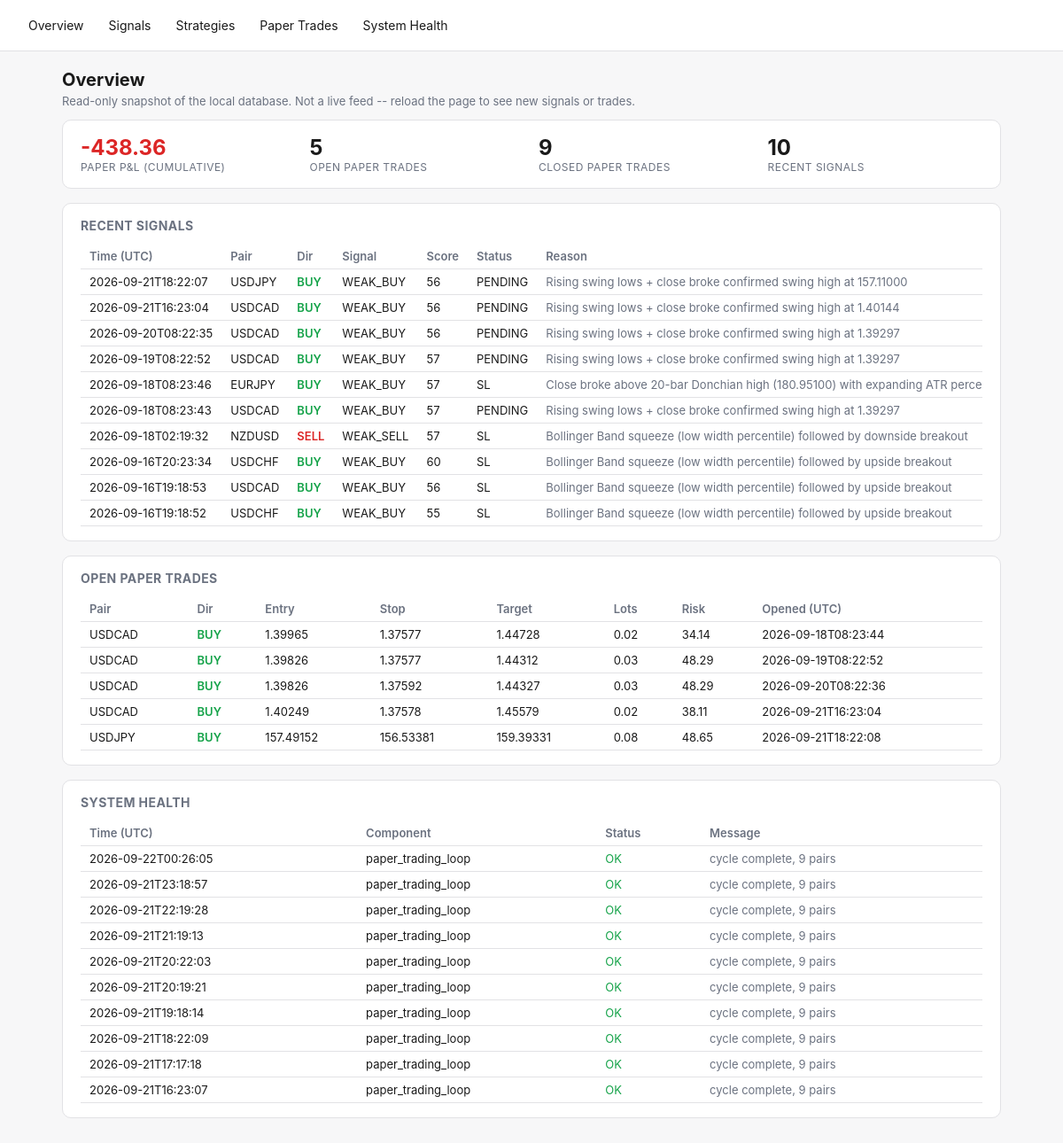
Before: / with the older database file.
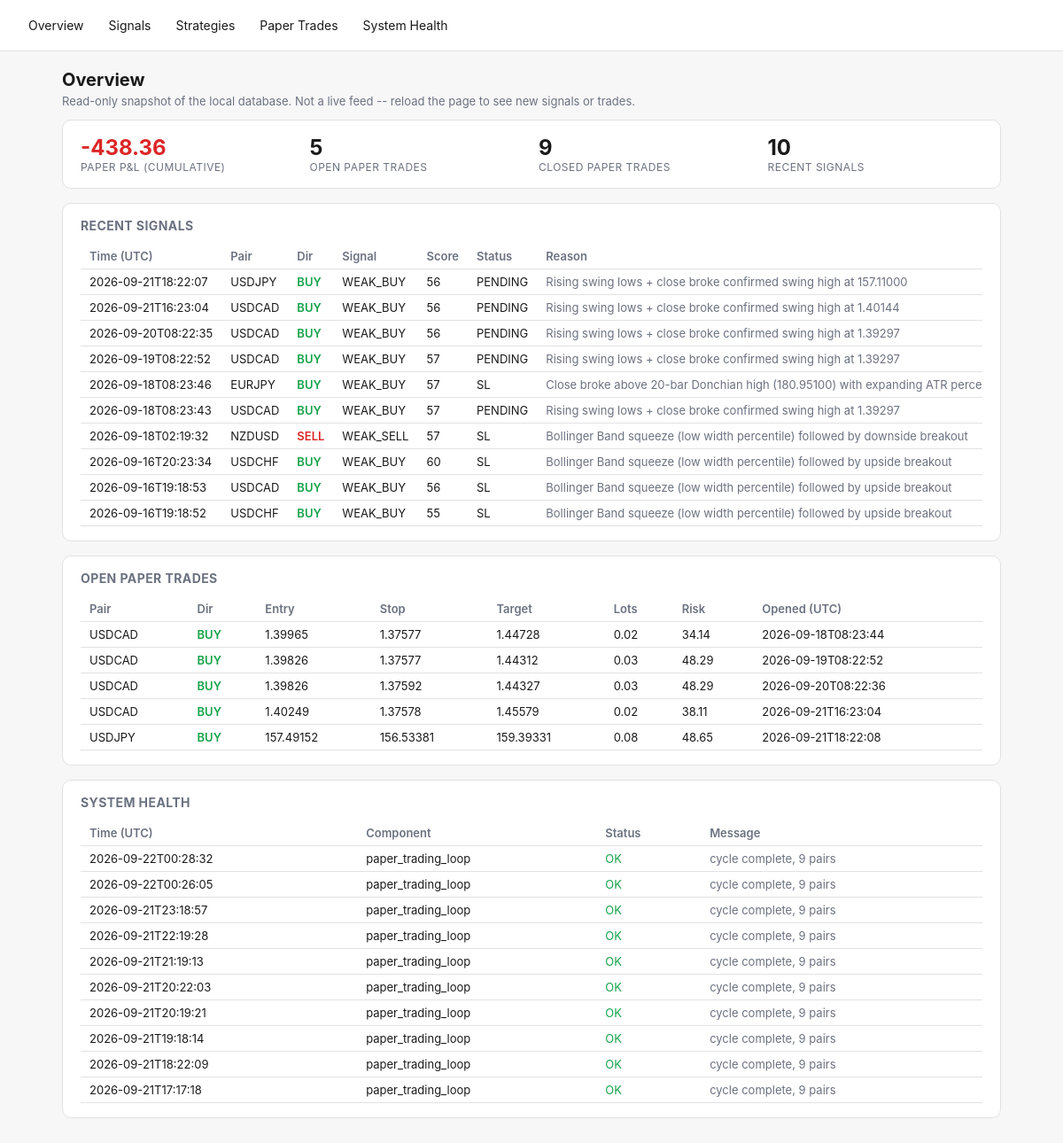
After: the same page with the newer database file.
### tables this page shows
CREATE TABLE signals (
    id TEXT PRIMARY KEY,
    pair TEXT NOT NULL,
    direction TEXT NOT NULL,
    overall_signal TEXT NOT NULL,
    score REAL NOT NULL,
    entry_low REAL, entry_high REAL, stop_loss REAL,
    take_profit_1 REAL, take_profit_2 REAL,
    spread_pips REAL,
    regime TEXT,
    strategies_agree_json TEXT,
    reason TEXT,
    status TEXT NOT NULL DEFAULT 'PENDING',
    created_at TEXT NOT NULL
, timeframe TEXT NOT NULL DEFAULT 'H4');

CREATE TABLE signal_outcomes (
    signal_id TEXT PRIMARY KEY REFERENCES signals(id),
    resolved_at TEXT,
    outcome TEXT,          -- TP | SL | EXPIRED | INVALIDATED
    exit_price REAL,
    pnl_r REAL
);

CREATE TABLE paper_trades (
    id INTEGER PRIMARY KEY AUTOINCREMENT,
    signal_id TEXT REFERENCES signals(id),
    pair TEXT NOT NULL,
    direction TEXT NOT NULL,
    entry_time TEXT NOT NULL,
    entry_price REAL NOT NULL,
    stop_loss REAL NOT NULL,
    take_profit REAL NOT NULL,
    lots REAL,                 -- position size at entry (fx_engine.position_sizing), if it could be computed
    risk_amount REAL,          -- dollar amount risked at entry, lots * stop_distance * pip_value
    exit_time TEXT,
    exit_price REAL,
    exit_reason TEXT,
    pnl_r REAL,
    pnl_amount REAL,           -- real dollar P&L = pnl_r * risk_amount (NULL if risk_amount unknown)
    created_at TEXT NOT NULL
, timeframe TEXT NOT NULL DEFAULT 'H4');

CREATE TABLE system_health (
    id INTEGER PRIMARY KEY AUTOINCREMENT,
    component TEXT NOT NULL,
    status TEXT NOT NULL,       -- OK | WARN | ERROR
    message TEXT,
    checked_at TEXT NOT NULL
);

### fx_engine/dashboard.py (the view)
    @app.route("/")
    def overview():
        d = get_db()
        signals = d.recent_signals(limit=10)
        health = d.recent_health(limit=10)
        open_trades = d.open_paper_trades()
        curve = d.paper_equity_curve()
        latest_equity = curve[-1]["cumulative"] if curve else 0.0
        return render_template(
            "overview.html", signals=signals, health=health, open_trades=open_trades,
            latest_equity=latest_equity, total_closed=len(curve),
        )

### fx_engine/db.py (called while the page is built)
    @contextmanager
    def _conn(self):
        conn = sqlite3.connect(self.path)
        conn.row_factory = sqlite3.Row
        try:
            yield conn
            conn.commit()
        finally:
            conn.close()

    def open_paper_trades(self) -> list[dict]:
        with self._conn() as conn:
            rows = conn.execute("SELECT * FROM paper_trades WHERE exit_time IS NULL").fetchall()
        return [dict(r) for r in rows]

    def recent_signals(self, limit: int = 50) -> list[dict]:
        with self._conn() as conn:
            rows = conn.execute(
                """SELECT s.*, o.outcome, o.pnl_r AS outcome_pnl_r, o.exit_price AS outcome_exit_price
                   FROM signals s LEFT JOIN signal_outcomes o ON o.signal_id = s.id
                   ORDER BY s.created_at DESC LIMIT ?""",
                (limit,),
            ).fetchall()
        return [dict(r) for r in rows]

    def paper_equity_curve(self) -> list[dict]:
        with self._conn() as conn:
            rows = conn.execute(
                """SELECT exit_time, pnl_amount FROM paper_trades
                   WHERE exit_time IS NOT NULL AND pnl_amount IS NOT NULL
                   ORDER BY exit_time ASC"""
            ).fetchall()
        cumulative = 0.0
        curve = []
        for r in rows:
            cumulative += r["pnl_amount"]
            curve.append({"exit_time": r["exit_time"], "pnl_amount": r["pnl_amount"], "cumulative": cumulative})
        return curve

    def recent_health(self, limit: int = 50) -> list[dict]:
        with self._conn() as conn:
            rows = conn.execute(
                "SELECT * FROM system_health ORDER BY id DESC LIMIT ?", (limit,),
            ).fetchall()
        return [dict(r) for r in rows]

### fx_engine/templates/overview.html (shortened to what this page needs)
{% extends "base.html" %}
{% block content %}
<h1>Overview</h1>
<p class="lede">Read-only snapshot of the local database. Not a live feed -- reload the page to see new signals or trades.</p>
<div class="card stat-row">
  <div class="stat">
    <div class="value" style="color:{{ 'var(--green)' if latest_equity >= 0 else 'var(--red)' }}">{{ "%.2f"|format(latest_equity) }}</div>
    <div class="label">Paper P&amp;L (cumulative)</div>
  </div>
  <div class="stat"><div class="value">{{ open_trades|length }}</div><div class="label">Open paper trades</div></div>
  <div class="stat"><div class="value">{{ total_closed }}</div><div class="label">Closed paper trades</div></div>
  <div class="stat"><div class="value">{{ signals|length }}</div><div class="label">Recent signals</div></div>
</div>
<div class="card">
  <h2>Recent Signals</h2>
  <div class="overflow">
  <table>
    <tr><th>Time (UTC)</th><th>Pair</th><th>Dir</th><th>Signal</th><th>Score</th><th>Status</th><th>Reason</th></tr>
    {% for s in signals %}
    <tr>
      <td>{{ s.created_at[:19] }}</td>
      <td>{{ s.pair }}</td>
      <td class="{{ 'buy' if s.direction=='BUY' else 'sell' }}">{{ s.direction }}</td>
      <td>{{ s.overall_signal }}</td>
      <td>{{ "%.0f"|format(s.score) }}</td>
      <td>{{ s.status }}</td>
      <td class="muted">{{ s.reason }}</td>
    </tr>
    {% else %}
    <tr><td colspan="7" class="muted">No signals yet -- run `python -m fx_engine.main signal-once` or `paper`.</td></tr>
    {% endfor %}
  </table>
  </div>
</div>
<div class="card">
  <h2>Open Paper Trades</h2>
  <div class="overflow">
  <table>
    <tr><th>Pair</th><th>Dir</th><th>Entry</th><th>Stop</th><th>Target</th><th>Lots</th><th>Risk</th><th>Opened (UTC)</th></tr>
    {% for t in open_trades %}
    <tr>
      <td>{{ t.pair }}</td>
      <td class="{{ 'buy' if t.direction=='BUY' else 'sell' }}">{{ t.direction }}</td>
      <td>{{ "%.5f"|format(t.entry_price) }}</td>
      <td>{{ "%.5f"|format(t.stop_loss) }}</td>
      <td>{{ "%.5f"|format(t.take_profit) }}</td>
      <td>{{ t.lots if t.lots is not none else "-" }}</td>
      <td>{{ "%.2f"|format(t.risk_amount) if t.risk_amount is not none else "-" }}</td>
      <td>{{ t.entry_time[:19] }}</td>
    </tr>
    {% else %}
    <tr><td colspan="8" class="muted">No open paper trades.</td></tr>
    {% endfor %}
  </table>
  </div>
</div>
<div class="card">
  <h2>System Health</h2>
  <div class="overflow">
  <table>
    <tr><th>Time (UTC)</th><th>Component</th><th>Status</th><th>Message</th></tr>
    {% for h in health %}
    <tr>
      <td>{{ h.checked_at[:19] }}</td>
      <td>{{ h.component }}</td>
      <td class="{{ 'ok' if h.status=='OK' else ('warn' if h.status=='WARN' else 'error') }}">{{ h.status }}</td>
      <td class="muted">{{ h.message }}</td>
    </tr>
    {% else %}
    <tr><td colspan="4" class="muted">No health checks logged yet.</td></tr>
    {% endfor %}
  </table>
  </div>
</div>
{% endblock %}

### fx_engine/templates/base.html (shortened to what this page needs)
<!doctype html>
<html lang="en">
<head>
</head>
<body>
<nav>
  <a href="{{ url_for('overview') }}">Overview</a>
  <a href="{{ url_for('signals_page') }}">Signals</a>
  <a href="{{ url_for('strategies_page') }}">Strategies</a>
  <a href="{{ url_for('paper_trades_page') }}">Paper Trades</a>
  <a href="{{ url_for('health_page') }}">System Health</a>
</nav>
<main>
{% block content %}{% endblock %}
</main>
</body>
</html>

### fx_engine/templates/base.html (style rules this page uses)
:root { --bg:#f7f7f8; --fg:#1a1a1a; --card:#ffffff; --border:#e2e2e5; --accent:#2563eb; --green:#16a34a; --red:#dc2626; --amber:#d97706; --muted:#6b7280; }
* { box-sizing: border-box; }
body { margin:0; font-family:-apple-system,BlinkMacSystemFont,"Segoe UI",sans-serif; background:var(--bg); color:var(--fg); }
nav { display:flex; gap:4px; padding:12px 20px; border-bottom:1px solid var(--border); background:var(--card); flex-wrap:wrap; }
nav a { color:var(--fg); text-decoration:none; padding:8px 12px; border-radius:6px; font-size:14px; }
main { padding:20px; max-width:1100px; margin:0 auto; }
.card { background:var(--card); border:1px solid var(--border); border-radius:10px; padding:16px 20px; margin-bottom:16px; }
table { width:100%; border-collapse:collapse; font-size:13px; }
th, td { text-align:left; padding:6px 10px; border-bottom:1px solid var(--border); white-space:nowrap; }
th { color:var(--muted); font-weight:600; }
.buy { color:var(--green); font-weight:600; }
.sell { color:var(--red); font-weight:600; }
.ok { color:var(--green); }
.muted { color:var(--muted); }
.stat-row { display:flex; gap:16px; flex-wrap:wrap; }
.stat { flex:1; min-width:140px; }
.stat .value { font-size:24px; font-weight:700; }
.stat .label { font-size:12px; color:var(--muted); text-transform:uppercase; letter-spacing:.04em; }
h1 { font-size:20px; margin:0 0 4px; }
h2 { font-size:14px; margin:0 0 12px; color:var(--muted); text-transform:uppercase; letter-spacing:.03em; }
p.lede { color:var(--muted); font-size:13px; margin-top:0; }
.overflow { overflow-x:auto; }

Changed rows visible on the page:
no longer on this page (row unchanged): system_health: checked_at "2026-09-21T16:23:07", component "paper_trading_loop", status "OK", message "cycle complete, 9 pairs"
added system_health: checked_at "2026-09-22T00:28:32", component "paper_trading_loop", status "OK", message "cycle complete, 9 pairs"
